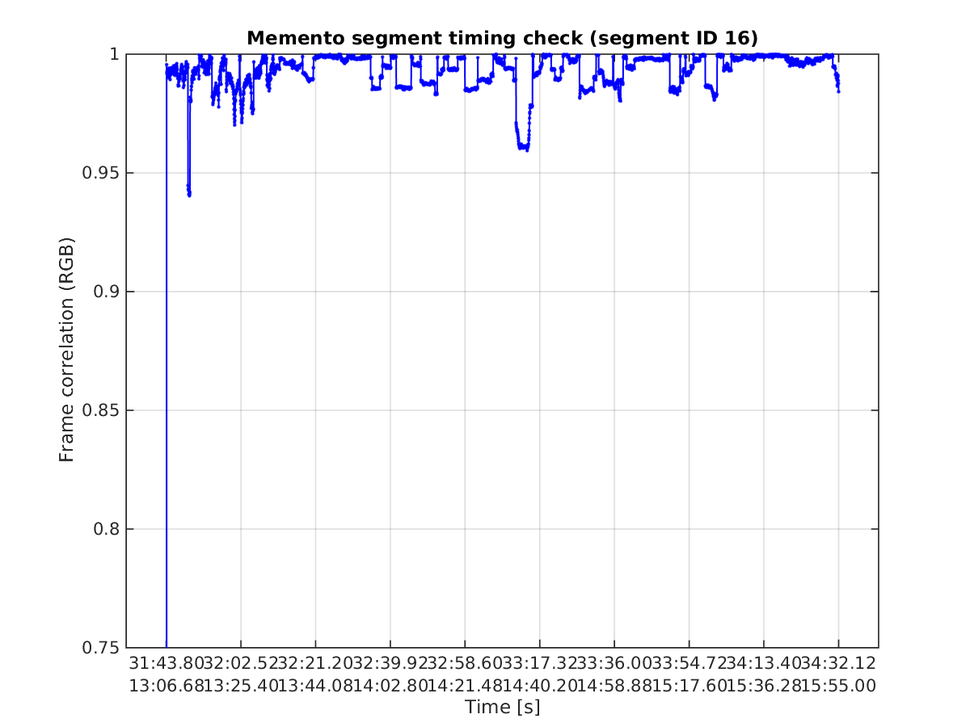
%> input picture Misc/ID_16_correlation_ts.png, 970 x 727 px, shrunk from 1200 x 900 before the run
$ octave --eval "image_autocrop('ID_16_correlation_ts.png');"   (GNU Octave 9; MATLAB toolbox functions it lacks are replaced by stand-ins)
%> lines starting %> are read from the running program, lines starting %| are printed output that depends on the picture; in (x1, y1, x2, y2) boxes, pixels count from 0 and x2, y2 are one past the last pixel; in counts of white or black regions, pixels touching at a corner belong together; the program's own positions count from 1
function image_autocrop(images,background,CUT)
%> called with images = 'ID_16_correlation_ts.png'
% USAGE: image_autocrop(images,background)
% images = cell of image paths
% background = bacground color to be cropped (w or b)
% CUT = [vasen,ala,oikea,ylä]

if strcmp(images,'all')

    i1 = dir('*.png');
    i2 = dir('*.jpg');
    i3 = dir('*.bmp');

    images = {};

    k=0;
    for i=1:length(i1)
        k=k+1;
        images{k}=i1(i).name;
    end
    for i=1:length(i2)
        k=k+1;
        images{k}=i2(i).name;
    end
    for i=1:length(i3)
        k=k+1;
        images{k}=i3(i).name;
    end

    pois = [];
    for i=1:length(images)
        if ~isempty(strfind(images{i},'_CROPPED'))
            pois(end+1)=i;
        end
    end
    images(pois)=[];

    fprintf('Found %i images in this folder, cropping them all\n',length(images));

end

if ~iscell(images)
    a{1}=images;
    images=a;
end

if nargin<2
    background=255;
else
   if strcmp(background,'w')
       background=255;
   elseif strcmp(background,'b')
       background=1;
   else
       error('Unknown background color (to be cropped), use w or b\n');
   end
end

for i=1:length(images)
    A = imread(images{i});
%> A is the input picture: size 727x970x3 uint8; mean R, G, B 246.6, 246.6, 250

    if nargin==3
        if length(CUT)==4
            fprintf('Cutting edges: left=%i, bottom=%i, right=%i, up=%i\n',CUT(1),CUT(2),CUT(3),CUT(4));
            A=A((1+CUT(4)):(end-CUT(2)),(CUT(1)+1):(end-CUT(3)),:);
        end
    end

    B = (A==background);
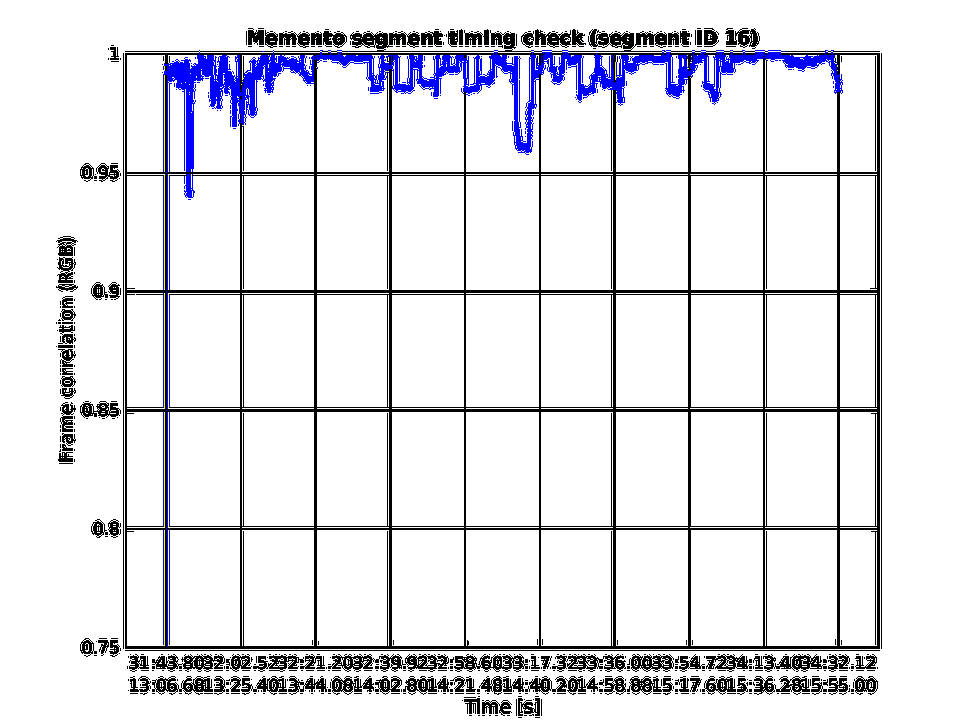
%> B: size 727x970x3 logical; mean R, G, B 0.89, 0.89, 0.912
    B = sum(B,3);
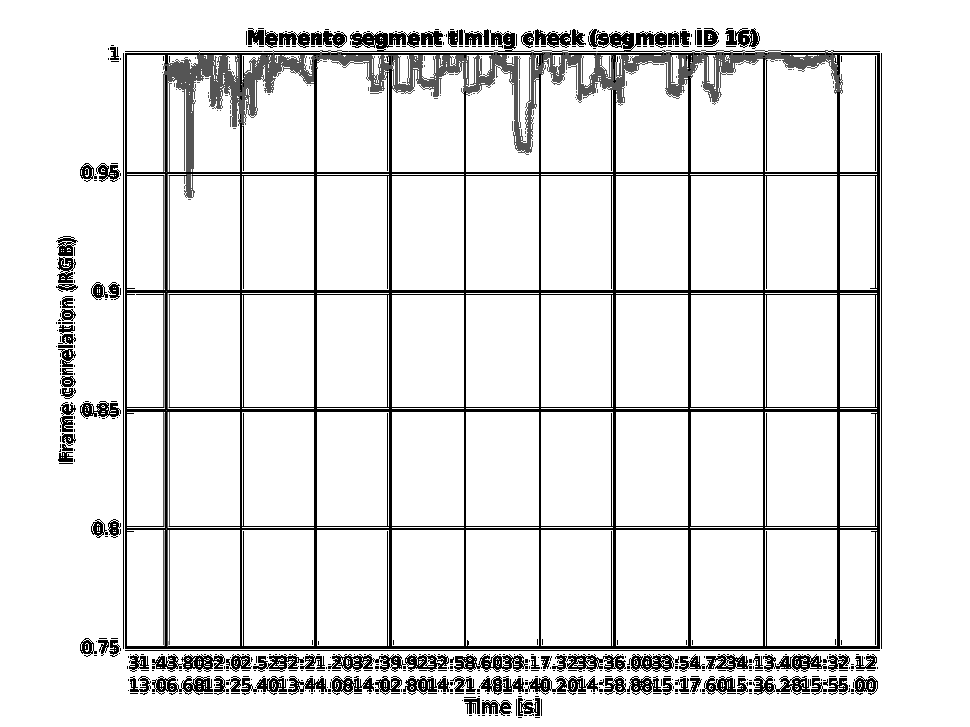
%> B: size 727x970 double; min 0, max 3, mean 2.69; drawn with min black and max white
    B = (B==3);
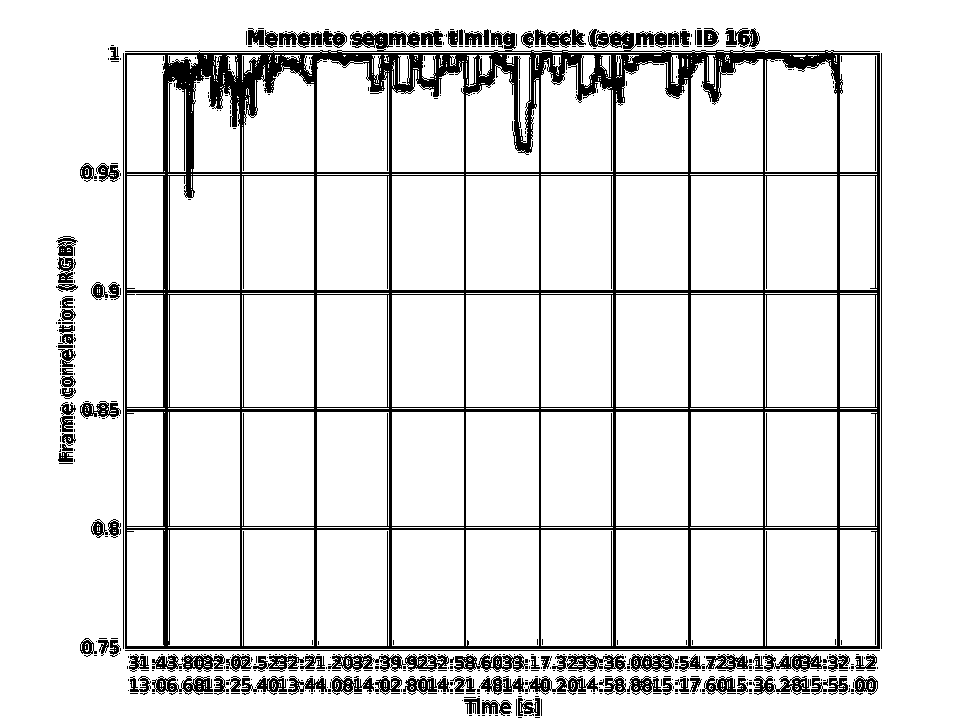
%> B: size 727x970 logical; 88.9% white; 579 black regions (484 under 20 px), largest, box (x1, y1, x2, y2) and area: (125, 29, 880, 649) 53193, (328, 654, 449, 672) 1129, (125, 650, 880, 651) 755

    a=(sum(B)==size(A,1));
%> a = 970 logical values, 150 true
    left=find(a==0,1,'first')-1;
%> left = 56
    right=find(a==0,1,'last')+1;
%> right = 883

    a=(sum(B')==size(A,2));
%> a = 727 logical values, 43 true
    up=find(a==0,1,'first')-1;
%> up = 28
    down=find(a==0,1,'last')+1;
%> down = 719

    if isempty(left) || left<1
        left=1;
    end
    if isempty(right) || right>size(A,2)
        right=size(A,2);
    end
    if isempty(up) || up<1
        up=1;
    end
    if isempty(down) || down>size(A,1)
        down=size(A,1);
    end

    A=A(up:down,left:right,:);
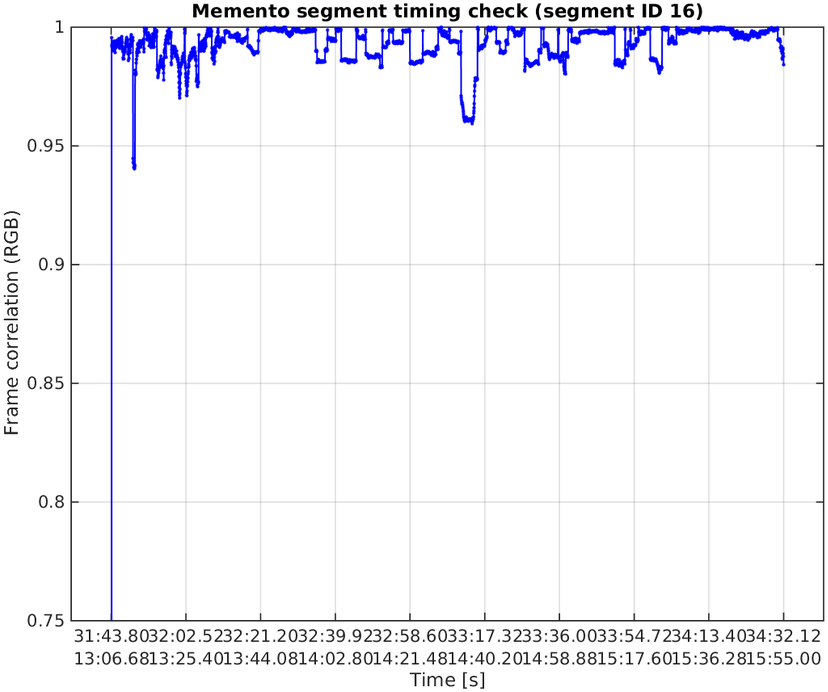
%> A: size 692x828x3 uint8; mean R, G, B 244.6, 244.6, 248.8

    [a,b,c]=fileparts(images{i});
    if isempty(a)
        a=pwd;
    end

    imwrite(A,[a,filesep,b,'_CROPPED',c]);

end


end
